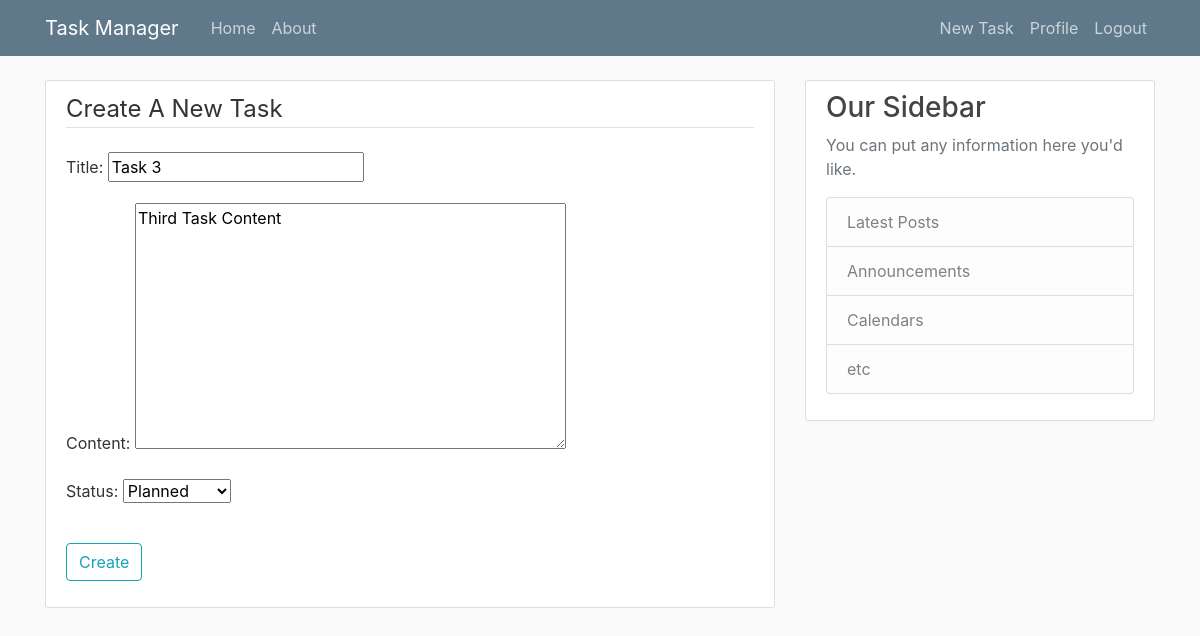
The app's page /task/6/update (signed in) with its own data.
### home/models.py (models this page shows, shortened)
class Task(models.Model):
	title = models.CharField(max_length=100)
	content = models.TextField()
	date_posted = models.DateTimeField(default=timezone.now)
	creator = models.ForeignKey(User, on_delete=models.CASCADE)
	STATUS_CHOICES = (
		('Planned','Planned'),
		('In Progress', 'In Progress'),
		('Done', 'Done'),
	)
	status= models.CharField(max_length=100, choices=STATUS_CHOICES, default='Planned')

### home/views.py (the view, shortened to what this page needs)
# urls.py: path('task/<int:pk>/update', TaskUpdateView.as_view(), name =  'task-update'),
class TaskUpdateView( LoginRequiredMixin, UserPassesTestMixin, UpdateView):
	model = Task
	fields = ['title', 'content', 'status']
	def test_func(self):
		task = self.get_object()
		if self.request.user == task.creator:
			return True
		return False

### home/templates/home/task_form.html (shortened to what this page needs)
{% extends "home/base.html" %}
{% block content %}
	<div class="content-section">
		<form method='POST'>
			<fieldset class="form-group">
				<legend class="border-bottom mb-4">Create A New Task</legend>
				{{ form.as_p }}
			</fieldset>
			<div class="form-group">
				<button class="btn btn-outline-info" type="submit">Create</button>
			</div>
		</form>
	</div>
{% endblock content %}

### home/static/home/main.css (style rules this page uses)
body { background: #fafafa; color: #333333; margin-top: 5rem; }
.content-section { background: #ffffff; padding: 10px 20px; border: 1px solid #dddddd; border-radius: 3px; margin-bottom: 20px; }

### records on screen
Task: title "Task 3", content "Third Task Content", status "Planned"
